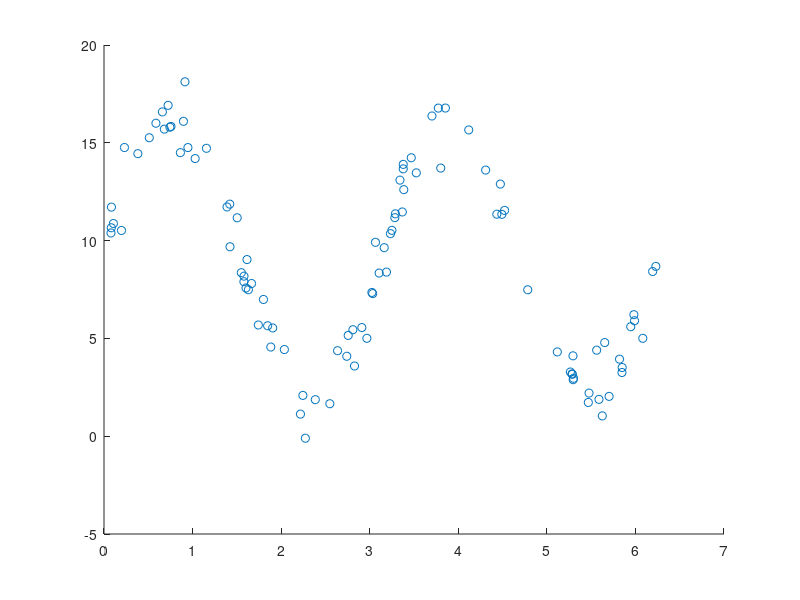

Here is the MATLAB script that generated this plot: (Note: this script raises an error after producing the figure.)
%% Generate some data
figure()
X = 2* pi*rand(100,1);
X = sortrows(X);
Y = 9 + 7*sin(2*X + 4*pi) + randn(100,1);
scatter(X,Y)
%%  Generate a fit
% Note that we need to pass three sets of input arguments to NonLinearModel
% # The X and Y data
% # A string describing our model
% # Starting conditions for the optimization solvers
% Generate some good starting conditions for the solvers
scatter(X, Y)
hold on
B0 = mean(Y);  % Vertical shift
B1 = (max(Y) - min(Y))/2; % Amplitude
B2 = 2; % Phase (Number of peaks)
B3 = 0; % Phase shift (eyeball the Curve)
myFit = NonLinearModel.fit(X,Y, 'y ~ b0 + b1*sin(b2*x1 + b3)', [B0, B1, B2, B3])
% Note that all the coefficient estimates are very good except for b3 where
% any even integer is equally valid
%% look at the complete set of methods
methods(myFit)
%% Generate a plot
hold on
plot(X, myFit.Fitted)
hold off
%% Generate a fit using an alternative syntax
myFit2 = NonLinearModel.fit(X,Y, @(b,x)(b(1) + b(2)*sin(b(3)*x + b(4))), [B0, B1, B2, B3])  



